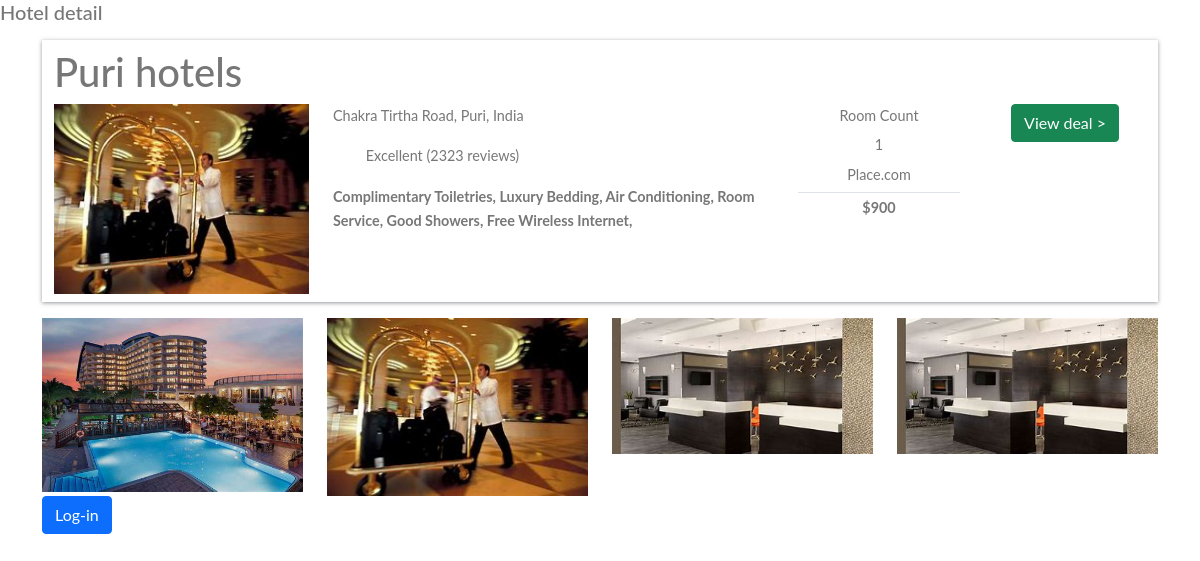
The app's page /hotel-detail/08b3e049-2da2-4911-8958-bd1cf30f7a63/ with its own data.
### Home/models.py (models this page shows, shortened)
class BaseModel(models.Model):
    uid = models.UUIDField(default = uuid.uuid4, editable = False, primary_key = True)
    create_at = models.DateTimeField(auto_now_add = True)
    updated_at = models.DateTimeField(auto_now_add = True)
    class Meta:
        abstract = True

class Hotel(BaseModel):
    hotel_name = models.CharField(max_length =100)
    hotel_price = models.IntegerField()
    desc = models.TextField()
    amenities = models.ManyToManyField(Amenities)
    room_count = models.IntegerField(default=10)

class HotelImages(BaseModel):
    hotel = models.ForeignKey(Hotel, related_name="images", on_delete=models.CASCADE)
    images = models.ImageField(upload_to = 'hotel_images')

class Amenities(BaseModel):
    amenity_name = models.CharField(max_length =100)

### Home/views.py (the view, shortened to what this page needs)
# urls.py: path('hotel-detail/<uid>/',hotel_detail,name='hotel-detail'),
def hotel_detail(request,uid):
    hotel_obj = Hotel.objects.get(uid = uid)
    return render(request, "hotel-detail.html",{'hotel':hotel_obj})

### template/hotel-detail.html (shortened to what this page needs)
{% extends 'base.html' %}
{% block body %}
<h5>Hotel detail</h5>
<div class="container">
    <div class="row search-card-result">
        <h1>{{hotel.hotel_name}}</h1>
        <div class="col-md-3">
            <a href="/hotel-detail/{{hotel_obj.uid}}/">
                <img class="img-fluid" src="/media/{{hotel.images.first.images}}" alt="Card image cap">
            </a>
        </div>
        <div class="col-md-5">
            <p>{{hotel.desc}}</p>
            <p>
                <span class="badge badge-primary">8.5</span> Excellent (2323 reviews)
            </p>
            <p>
                {% for amenity in hotel.amenities.all %}
                <b>
                    {{amenity.amenity_name}},
                </b>
                {% endfor %}
            </p>
        </div>
        <div class="col-md-2 border-left text-center more-offers">
            <p>Room Count</p>
            <p>
                {{hotel.room_count}}
            </p>
            <p>Place.com</p>
            <p class="border-top additional">${{hotel.hotel_price}}</p>
        </div>
        <div class="col-md-2 border-left text-center more-offers">
            <div class="btn btn-success">View deal ></div>
        </div>
    </div>
    <div class="row">
        {% for image in hotel.images.all %}
        <div class="col-md-3">
            <img class="img-fluid" src="/media/{{image.images}}" alt="Card image cap">
        </div>
        {% endfor %}
    </div>
    {% if request.user.is_authenticated %}
    <div class="container">
        <div class="row mt-2 justify-content-between">
            <div class="filter-card">
                <h5>Filter</h5>
                <form method="post">
                    {% csrf_token %}
                    {% include 'messages.html' %}
                    <div class="row form-group">
                        <div class="col-md-12">
                            <label for="mintopay">Check in</label>
                            <p>
                                <input type="date" name="checkin" id="checkin" class="form-control">
                            </p>
                        </div>
                        <div class="col-md-12">
                            <label for="maxtopay">Check out</label>
                            <p>
                                <input type="date" name="checkout" id="checkout" class="form-control">
                            </p>
                        </div>
                    </div>
                    <div class="row form-group">
                        <div class="col-md-12">
                            <label for="date-start">Price Range</label>: £
                            <span id="price" class="price">1000</span>
                            <input type="range" min="23" max="1000" value="1000" class="slider" id="myRange">
                            </p>
                        </div>
                    </div>
                    <div class="row form-group">
                        <div class="col-md-12">
                            <input type="submit" class="btn btn-primary btn-block" value="Limit">
                        </div>
                    </div>
                </form>
            </div>
        </div>
    </div>
    {% else %}
    <a href="/login/" class="btn btn-primary">Log-in</a>
    {% endif %}
</div>
{% endblock %}

### template/base.html (style rules this page uses)
body { font-family: "Lato", Arial, sans-serif; font-weight: 400; font-size: 16px; line-height: 1.7; background: #fff; color: #777; }
.search-card-result { box-shadow: 0px 1px 4px rgba(41, 51, 57, 0.5); margin: 1rem 0; padding: 0.5rem 0; background-color: #fff; }
.search-card-result img { height: 190px; }
.search-card-result p { font-size: 0.9rem; }
.search-card-result .more-offers p { margin-bottom: 0.3rem; }
.more-offers .additional { padding-top: 0.2rem; font-weight: 700; }

### records on screen
Hotel: hotel_name "Puri hotels", images.first.images (picture), desc "Chakra Tirtha Road, Puri, India", room_count "1", hotel_price "900"
Amenities: amenity_name "Complimentary Toiletries"
Amenities: amenity_name "Luxury Bedding"
Amenities: amenity_name "Air Conditioning"
Amenities: amenity_name "Room Service"
Amenities: amenity_name "Good Showers"
Amenities: amenity_name "Free Wireless Internet"
HotelImages: images (picture)
HotelImages: images (picture)
HotelImages: images (picture)
HotelImages: images (picture)
